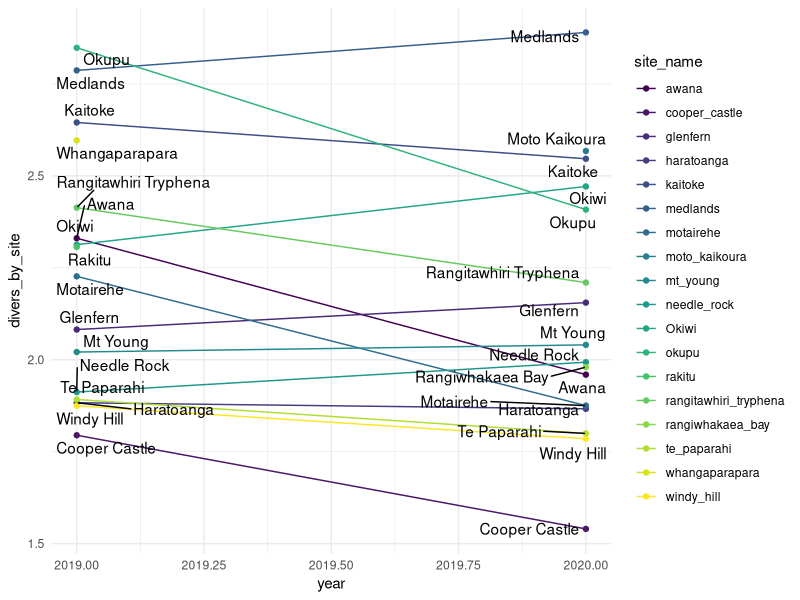

Here is the R script that generated this plot:
library(tidyverse) # For data wrangling and plotting
library(readxl) # to read in excel sheets
library(viridis)
library(vegan)
library(ggrepel)

abc_2020 <- read_excel("ABC2020/abc_master_2020.xlsx")

abc_2020_long <- abc_2020 %>%
  select(c(4, 5, 12, 19:ncol(.))) %>%
  rename_with(~ c("transect_point", "transect_set", "spp", "total",
                  "lat", "long", "alt", "gps_id", "site_name", "easting", 
                  "northing", "m_name",	"latin_name",	"euro_name", "cons_status",
                  "nz_cons_status")) %>%
  filter(!grepl("Unknown", spp)) %>%
  group_by(site_name, transect_set, transect_point, easting, northing, spp, nz_cons_status) %>%
  summarise(total = sum(total)) %>%
  mutate(spp = str_replace_all(spp, " ", "_"),
         site_name = str_replace_all(site_name, "wreck_bay", "rangiwhakaea_bay"),
         year = 2020) %>%
  ungroup()


abc_2020_wide_summary_by_site <- abc_2020_long %>%
  group_by(year, site_name, spp) %>%
  summarise(total_count_per_spp = sum(total)) %>%
  pivot_wider(names_from = spp, values_from = total_count_per_spp, names_prefix = "spp_") %>%
  replace(is.na(.), 0) %>%
  ungroup() %>%
  mutate(
    divers_by_site = diversity(select(., starts_with("spp_")), "shannon", MARGIN = 1),
    rich_by_site = rowSums(select(., starts_with("spp_")) > 0)
  ) %>%
  ungroup()


abc_2019 <- read_excel("ABC2020/ABC- Master data 2019.xlsx")

abc_2019_long <- abc_2019 %>% 
  select(c(2, 4, 5, 12, 19)) %>%
  rename_with(~ c("site_name", "transect_point", "transect_set", "spp", "total")) %>%
  filter(!grepl("Unknown", spp)) %>%
  group_by(site_name,transect_set, transect_point, spp) %>%
  summarise(total = sum(total)) %>%
  mutate(spp = str_replace_all(spp, " ", "_"),
         site_name = case_when(site_name %in% "A" ~ "awana", 
                               site_name %in% "C" ~ "kaitoke", # not sure here
                               site_name %in% "CC" ~ "cooper_castle",
                               site_name %in% "G" ~ "glenfern",
                               site_name %in% "H" ~ "haratoanga",
                               site_name %in% "Me" ~ "medlands",
                               site_name %in% "Mo" ~ "motairehe",
                               site_name %in% "MY" ~ "mt_young",
                               site_name %in% "N" ~ "needle_rock", # not sure here
                               site_name %in% "Op" ~ "okupu",
                               site_name %in% "Ow" ~ "Okiwi",
                               site_name %in% "R" ~ "rakitu",
                               site_name %in% "T" ~ "rangitawhiri_tryphena", # not sure here
                               site_name %in% "TP" ~ "te_paparahi",
                               site_name %in% "W" ~ "whangaparapara",
                               site_name %in% "WH" ~ "windy_hill",
                               TRUE ~ site_name),
         year = 2019) %>%
  ungroup()

unique(abc_2019_long$spp)
abc_2019_long <- abc_2019_long %>%
  mutate(spp = str_replace_all(spp, "DunNck", "Duck_sp"))

abc_19_20_long <- bind_rows(abc_2020_long, abc_2019_long)
head(abc_19_20_long)
tail(abc_19_20_long)


abc_2019_wide_summary_by_site <- abc_2019_long %>%
  group_by(year, site_name, spp) %>%
  summarise(total_count_per_spp = sum(total)) %>%
  pivot_wider(names_from = spp, values_from = total_count_per_spp, names_prefix = "spp_") %>%
  replace(is.na(.), 0) %>%
  ungroup() %>%
  mutate(
    divers_by_site = diversity(select(., starts_with("spp_")), "shannon", MARGIN = 1),
    rich_by_site = rowSums(select(., starts_with("spp_")) > 0)
  ) %>%
  ungroup()



abc_19_20_wide <- bind_rows(abc_2020_wide_summary_by_site, abc_2019_wide_summary_by_site) %>%
  mutate(site_label = str_to_title(str_replace_all(site_name, "_", " ")))



ggplot(abc_19_20_wide, aes(x = year, y = divers_by_site, group = site_name)) +
  geom_line(aes(colour = site_name)) +
  geom_point(aes(colour = site_name)) +
  scale_color_viridis(discrete = T) +
  geom_text_repel(aes(label = site_label)) +
  theme_minimal()
